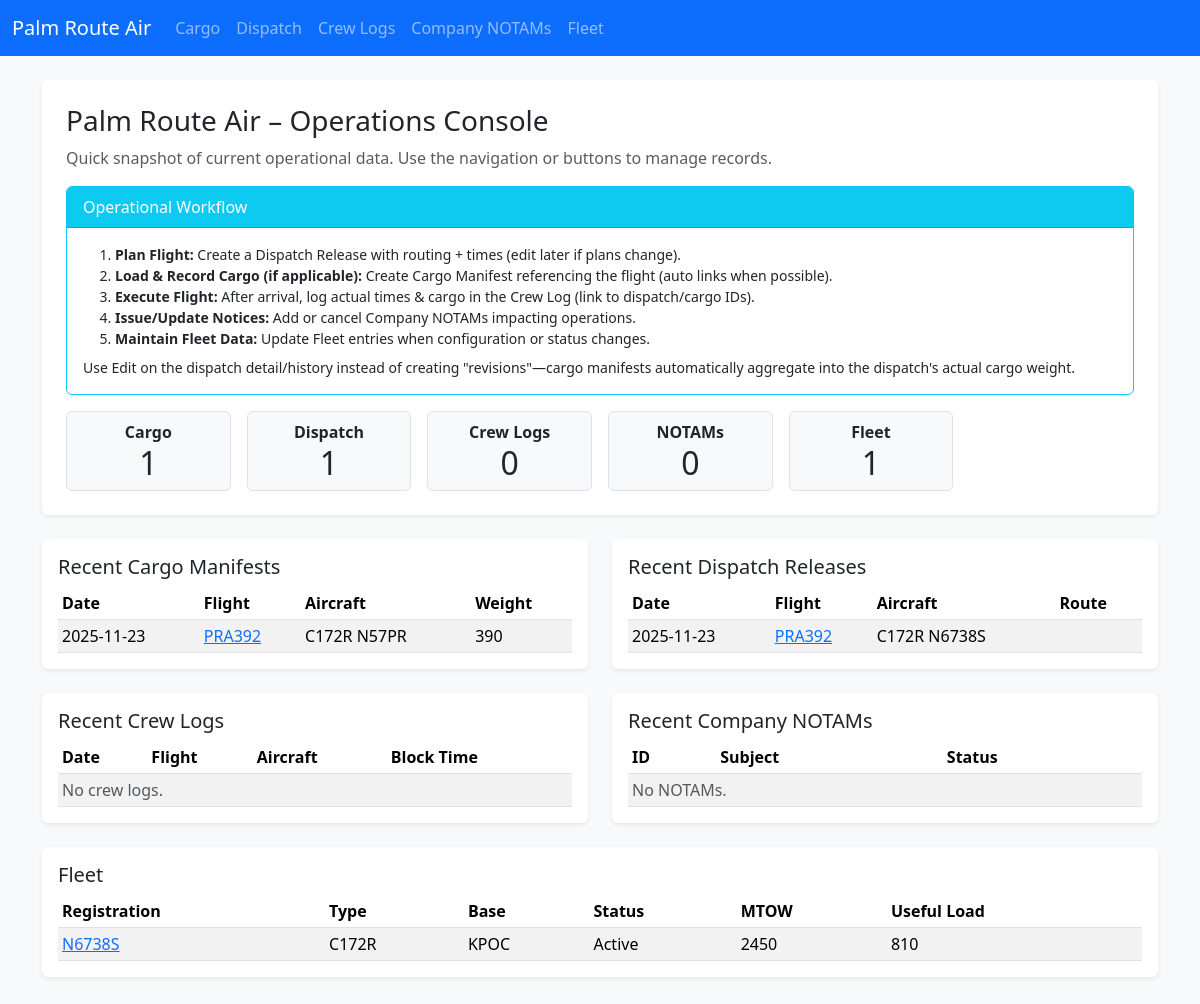
Before: / with the older database file.
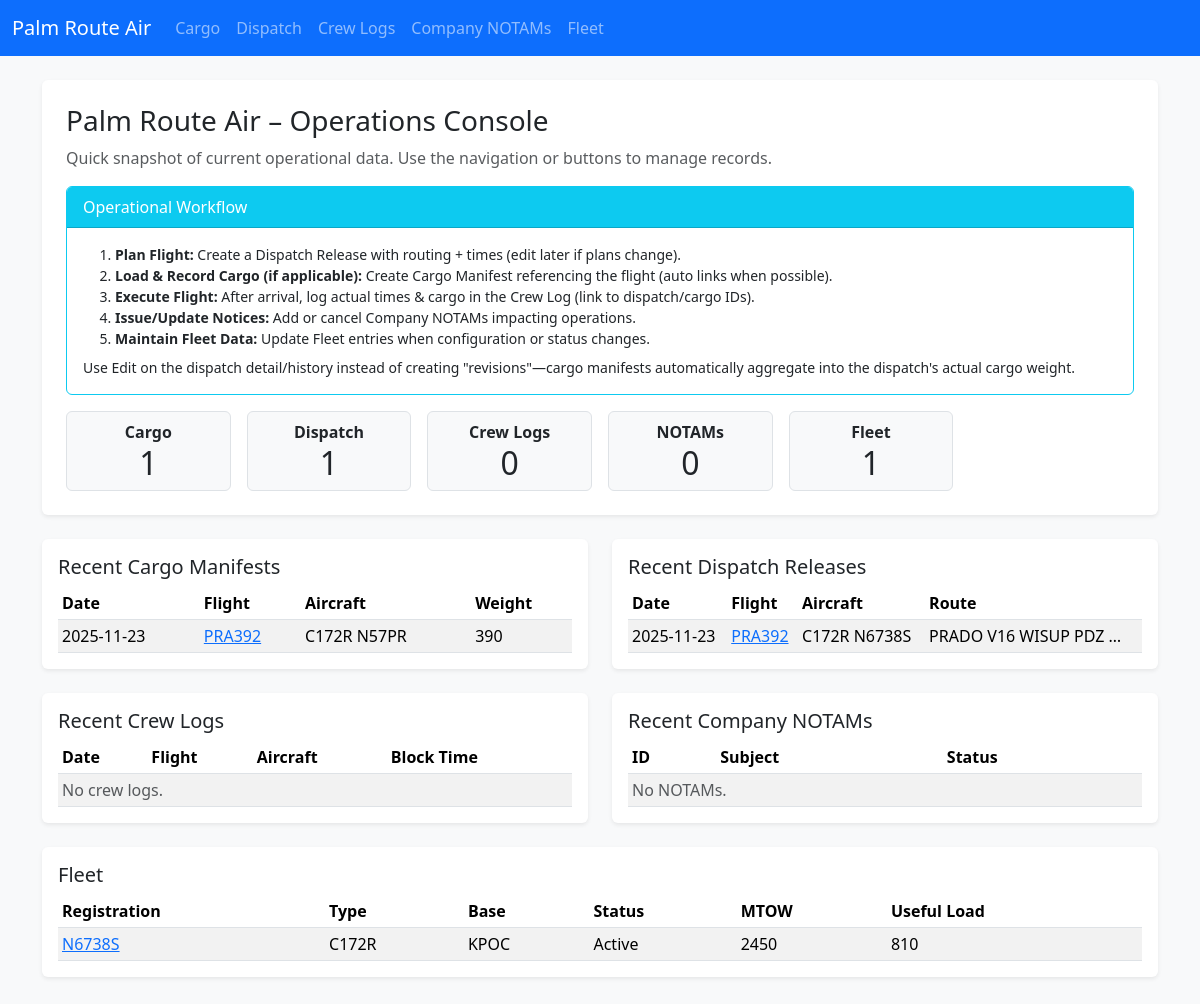
After: the same page with the newer database file.
### app.py (models this page shows)
class CargoManifest(db.Model):
    id = db.Column(db.Integer, primary_key=True)
    date = db.Column(db.String(20))
    flight_id = db.Column(db.String(20))
    aircraft = db.Column(db.String(50))
    departure = db.Column(db.String(10))
    arrival = db.Column(db.String(10))
    total_weight = db.Column(db.String(20))
    pieces = db.Column(db.String(10))
    notes = db.Column(db.Text)
    dispatch_release_id = db.Column(db.Integer, db.ForeignKey('dispatch_release.id'))

class DispatchRelease(db.Model):
    id = db.Column(db.Integer, primary_key=True)
    date = db.Column(db.String(20))
    flight_id = db.Column(db.String(20))
    aircraft = db.Column(db.String(50))
    fleet_entry_id = db.Column(db.Integer, db.ForeignKey('fleet_entry.id'))
    departure = db.Column(db.String(10))
    destination = db.Column(db.String(10))
    offblocks = db.Column(db.String(10))
    arrival = db.Column(db.String(10))
    route = db.Column(db.Text)
    payload_planned = db.Column(db.String(20))  # Planned payload weight (lbs)
    fuel_planned = db.Column(db.String(20))     # Planned fuel (gal or lbs)
    cargo_plan = db.Column(db.Text)             # Summary of intended cargo items
    alt_airports = db.Column(db.Text)           # Alternate airports list
    weather_brief = db.Column(db.Text)          # Weather summary / risks
    special_notes = db.Column(db.Text)          # Special instructions / hazards
    actual_cargo_weight = db.Column(db.String(20))  # Aggregated from linked manifests
    flight_plan_raw = db.Column(db.Text)        # Raw uploaded flight plan content (SimBrief, etc.)
    flight_plan_source = db.Column(db.String(30))  # Source identifier e.g. 'simbrief'
    cargo_manifests = db.relationship('CargoManifest', backref='dispatch_release', lazy='dynamic')
    fleet_entry = db.relationship('FleetEntry', lazy='joined')

class FleetEntry(db.Model):
    id = db.Column(db.Integer, primary_key=True)
    aircraft_type = db.Column(db.String(50))
    registration = db.Column(db.String(20))
    base = db.Column(db.String(10))
    status = db.Column(db.String(20))
    max_takeoff_weight = db.Column(db.String(20))
    useful_load = db.Column(db.String(20))
    notes = db.Column(db.Text)

### app.py (the view)
@app.route('/')
def index():
    manifests = CargoManifest.query.order_by(CargoManifest.id.desc()).limit(5).all()
    releases = DispatchRelease.query.order_by(DispatchRelease.id.desc()).limit(5).all()
    logs = CrewLog.query.order_by(CrewLog.id.desc()).limit(5).all()
    notams = CompanyNotam.query.order_by(CompanyNotam.id.desc()).limit(5).all()
    fleet_entries = FleetEntry.query.order_by(FleetEntry.id.desc()).all()
    counts = {
        'cargo_manifests': CargoManifest.query.count(),
        'dispatch_releases': DispatchRelease.query.count(),
        'crew_logs': CrewLog.query.count(),
        'company_notams': CompanyNotam.query.count(),
        'fleet_entries': FleetEntry.query.count()
    }
    return render_template('index.html', manifests=manifests, releases=releases, logs=logs, notams=notams, fleet_entries=fleet_entries, counts=counts)

### templates/index.html
{% extends 'base.html' %}
{% block content %}
<div class="mb-4 p-4 bg-white rounded shadow-sm">
  <div class="mb-2">
    <h1 class="h3 mb-0">Palm Route Air – Operations Console</h1>
  </div>
  <p class="text-muted mb-3">Quick snapshot of current operational data. Use the navigation or buttons to manage records.</p>
  {% include '_flow_help.html' %}
  <div class="row g-3">
    <div class="col-sm-6 col-md-4 col-lg-2">
      <div class="border rounded p-2 text-center bg-light">
        <div class="fw-bold">Cargo</div>
        <div class="display-6 fs-2">{{ counts.cargo_manifests }}</div>
      </div>
    </div>
    <div class="col-sm-6 col-md-4 col-lg-2">
      <div class="border rounded p-2 text-center bg-light">
        <div class="fw-bold">Dispatch</div>
        <div class="display-6 fs-2">{{ counts.dispatch_releases }}</div>
      </div>
    </div>
    <div class="col-sm-6 col-md-4 col-lg-2">
      <div class="border rounded p-2 text-center bg-light">
        <div class="fw-bold">Crew Logs</div>
        <div class="display-6 fs-2">{{ counts.crew_logs }}</div>
      </div>
    </div>
    <div class="col-sm-6 col-md-4 col-lg-2">
      <div class="border rounded p-2 text-center bg-light">
        <div class="fw-bold">NOTAMs</div>
        <div class="display-6 fs-2">{{ counts.company_notams }}</div>
      </div>
    </div>
    <div class="col-sm-6 col-md-4 col-lg-2">
      <div class="border rounded p-2 text-center bg-light">
        <div class="fw-bold">Fleet</div>
        <div class="display-6 fs-2">{{ counts.fleet_entries }}</div>
      </div>
    </div>
  </div>
</div>
<div class="row g-4">
  <div class="col-md-6">
    <div class="bg-white rounded shadow-sm p-3">
      <h2 class="h5">Recent Cargo Manifests</h2>
      <table class="table table-sm table-striped mb-0">
        <thead><tr><th>Date</th><th>Flight</th><th>Aircraft</th><th>Weight</th></tr></thead>
        <tbody>
        {% for m in manifests %}
          <tr>
            <td>{{ m.date }}</td>
            <td>{% if m.dispatch_release_id %}<a href="{{ url_for('dispatch_detail', id=m.dispatch_release_id) }}">{{ m.flight_id }}</a>{% else %}<a href="{{ url_for('cargo_detail', id=m.id) }}">{{ m.flight_id }}</a>{% endif %}</td>
            <td>{{ m.aircraft }}</td>
            <td>{{ m.total_weight }}</td>
          </tr>
        {% else %}
          <tr><td colspan="4" class="text-muted">No manifests.</td></tr>
        {% endfor %}
        </tbody>
      </table>
    </div>
  </div>
  <div class="col-md-6">
    <div class="bg-white rounded shadow-sm p-3">
      <h2 class="h5">Recent Dispatch Releases</h2>
      <table class="table table-sm table-striped mb-0">
        <thead><tr><th>Date</th><th>Flight</th><th>Aircraft</th><th>Route</th></tr></thead>
        <tbody>
        {% for d in releases %}
          <tr>
            <td>{{ d.date }}</td>
            <td><a href="{{ url_for('dispatch_detail', id=d.id) }}">{{ d.flight_id }}</a></td>
            <td>{{ d.aircraft }}</td>
            <td>{{ d.route[:20] }}{% if d.route|length > 20 %}…{% endif %}</td>
          </tr>
        {% else %}
          <tr><td colspan="4" class="text-muted">No releases.</td></tr>
        {% endfor %}
        </tbody>
      </table>
    </div>
  </div>
  <div class="col-md-6">
    <div class="bg-white rounded shadow-sm p-3">
      <h2 class="h5">Recent Crew Logs</h2>
      <table class="table table-sm table-striped mb-0">
        <thead><tr><th>Date</th><th>Flight</th><th>Aircraft</th><th>Block Time</th></tr></thead>
        <tbody>
        {% for c in logs %}
          <tr>
            <td>{{ c.date }}</td>
            <td>{% if c.dispatch_release_id %}<a href="{{ url_for('dispatch_detail', id=c.dispatch_release_id) }}">{{ c.flight_id }}</a>{% else %}<a href="{{ url_for('crew_detail', id=c.id) }}">{{ c.flight_id }}</a>{% endif %}</td>
            <td>{{ c.aircraft }}</td>
            <td>{{ c.block_time }}</td>
          </tr>
        {% else %}
          <tr><td colspan="4" class="text-muted">No crew logs.</td></tr>
        {% endfor %}
        </tbody>
      </table>
    </div>
  </div>
  <div class="col-md-6">
    <div class="bg-white rounded shadow-sm p-3">
      <h2 class="h5">Recent Company NOTAMs</h2>
      <table class="table table-sm table-striped mb-0">
        <thead><tr><th>ID</th><th>Subject</th><th>Status</th></tr></thead>
        <tbody>
        {% for n in notams %}
          <tr>
            <td>{{ n.notam_id }}</td>
            <td><a href="{{ url_for('notam_detail', id=n.id) }}">{{ n.subject }}</a></td>
            <td>{{ n.status }}</td>
          </tr>
        {% else %}
          <tr><td colspan="3" class="text-muted">No NOTAMs.</td></tr>
        {% endfor %}
        </tbody>
      </table>
    </div>
  </div>
  <div class="col-12">
    <div class="bg-white rounded shadow-sm p-3">
      <h2 class="h5">Fleet</h2>
      <table class="table table-sm table-striped mb-0">
        <thead><tr><th>Registration</th><th>Type</th><th>Base</th><th>Status</th><th>MTOW</th><th>Useful Load</th></tr></thead>
        <tbody>
        {% for f in fleet_entries %}
          <tr>
            <td><a href="{{ url_for('fleet_detail', id=f.id) }}">{{ f.registration }}</a></td>
            <td>{{ f.aircraft_type }}</td>
            <td>{{ f.base }}</td>
            <td>{{ f.status }}</td>
            <td>{{ f.max_takeoff_weight }}</td>
            <td>{{ f.useful_load }}</td>
          </tr>
        {% else %}
          <tr><td colspan="6" class="text-muted">No fleet entries.</td></tr>
        {% endfor %}
        </tbody>
      </table>
    </div>
  </div>
</div>
{% endblock %}

### templates/base.html (shortened to what this page needs)
<!doctype html>
<html lang="en">
  <head>
    <link href="https://cdn.jsdelivr.net/npm/bootstrap@5.3.3/dist/css/bootstrap.min.css" rel="stylesheet">
  </head>
  <body class="bg-light">
    <nav class="navbar navbar-expand-lg navbar-dark bg-primary mb-4">
      <div class="container-fluid">
        <a class="navbar-brand" href="{{ url_for('index') }}">Palm Route Air</a>
        <div class="collapse navbar-collapse" id="navbarNav">
          <ul class="navbar-nav">
            <li class="nav-item"><a class="nav-link" href="{{ url_for('cargo_history') }}">Cargo</a></li>
            <li class="nav-item"><a class="nav-link" href="{{ url_for('dispatch_history') }}">Dispatch</a></li>
            <li class="nav-item"><a class="nav-link" href="{{ url_for('crew_history') }}">Crew Logs</a></li>
            <li class="nav-item"><a class="nav-link" href="{{ url_for('notams_history') }}">Company NOTAMs</a></li>
            <li class="nav-item"><a class="nav-link" href="{{ url_for('fleet_history') }}">Fleet</a></li>
          </ul>
        </div>
      </div>
    </nav>
    <main class="container mb-5">
      {% block content %}{% endblock %}
    </main>
  </body>
</html>

### templates/_flow_help.html
<div class="card border-info mb-3">
  <div class="card-header bg-info text-white py-2">Operational Workflow</div>
  <div class="card-body small">
    <ol class="mb-2">
      <li><strong>Plan Flight:</strong> Create a Dispatch Release with routing + times (edit later if plans change).</li>
      <li><strong>Load & Record Cargo (if applicable):</strong> Create Cargo Manifest referencing the flight (auto links when possible).</li>
      <li><strong>Execute Flight:</strong> After arrival, log actual times & cargo in the Crew Log (link to dispatch/cargo IDs).</li>
      <li><strong>Issue/Update Notices:</strong> Add or cancel Company NOTAMs impacting operations.</li>
      <li><strong>Maintain Fleet Data:</strong> Update Fleet entries when configuration or status changes.</li>
    </ol>
    <p class="mb-0">Use Edit on the dispatch detail/history instead of creating "revisions"—cargo manifests automatically aggregate into the dispatch's actual cargo weight.</p>
  </div>
</div>

Changed rows visible on the page:
changed DispatchRelease "PRA392": route (not shown) → "PRADO V16 WISUP PDZ"
